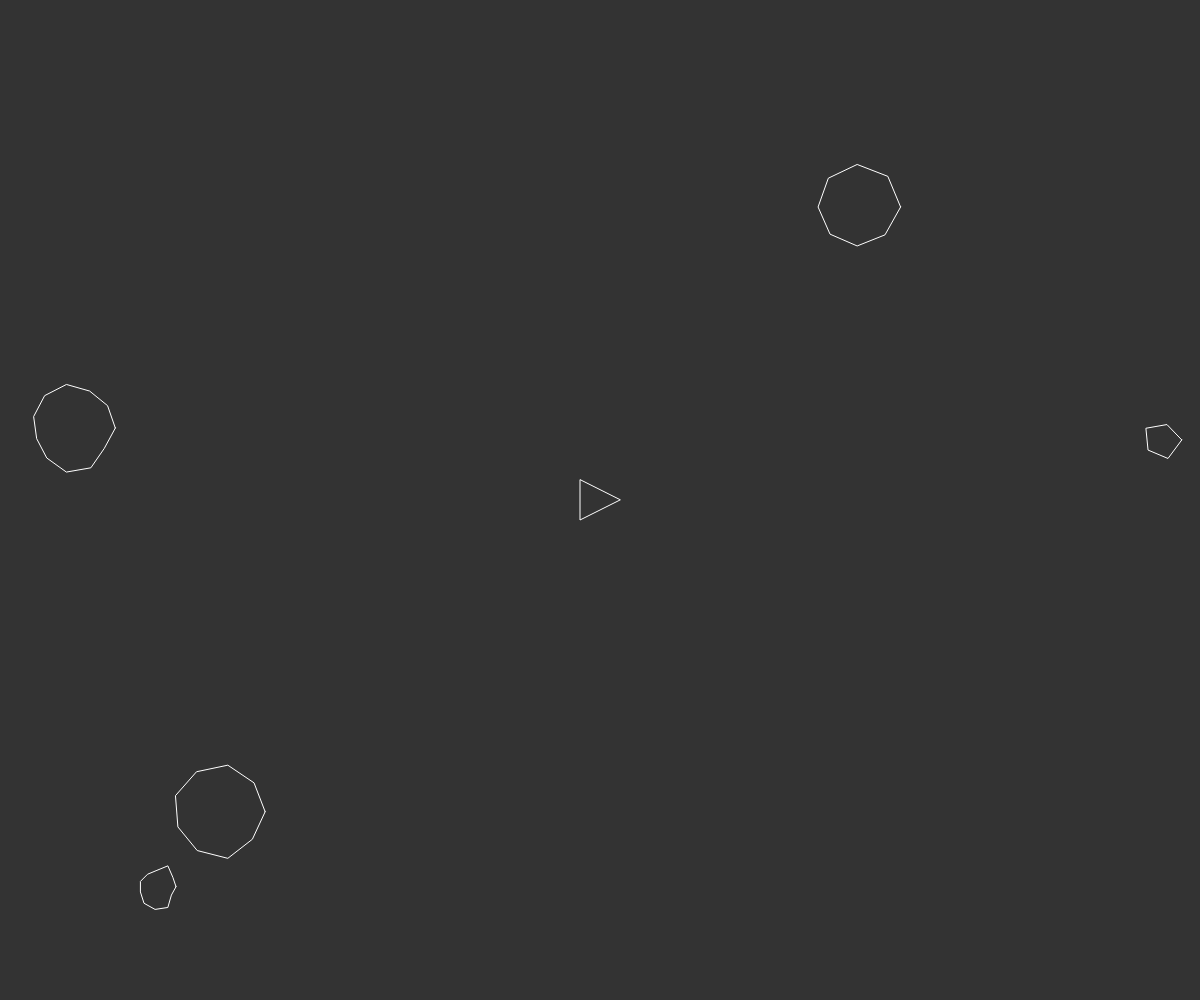
Frame 1 (no input)
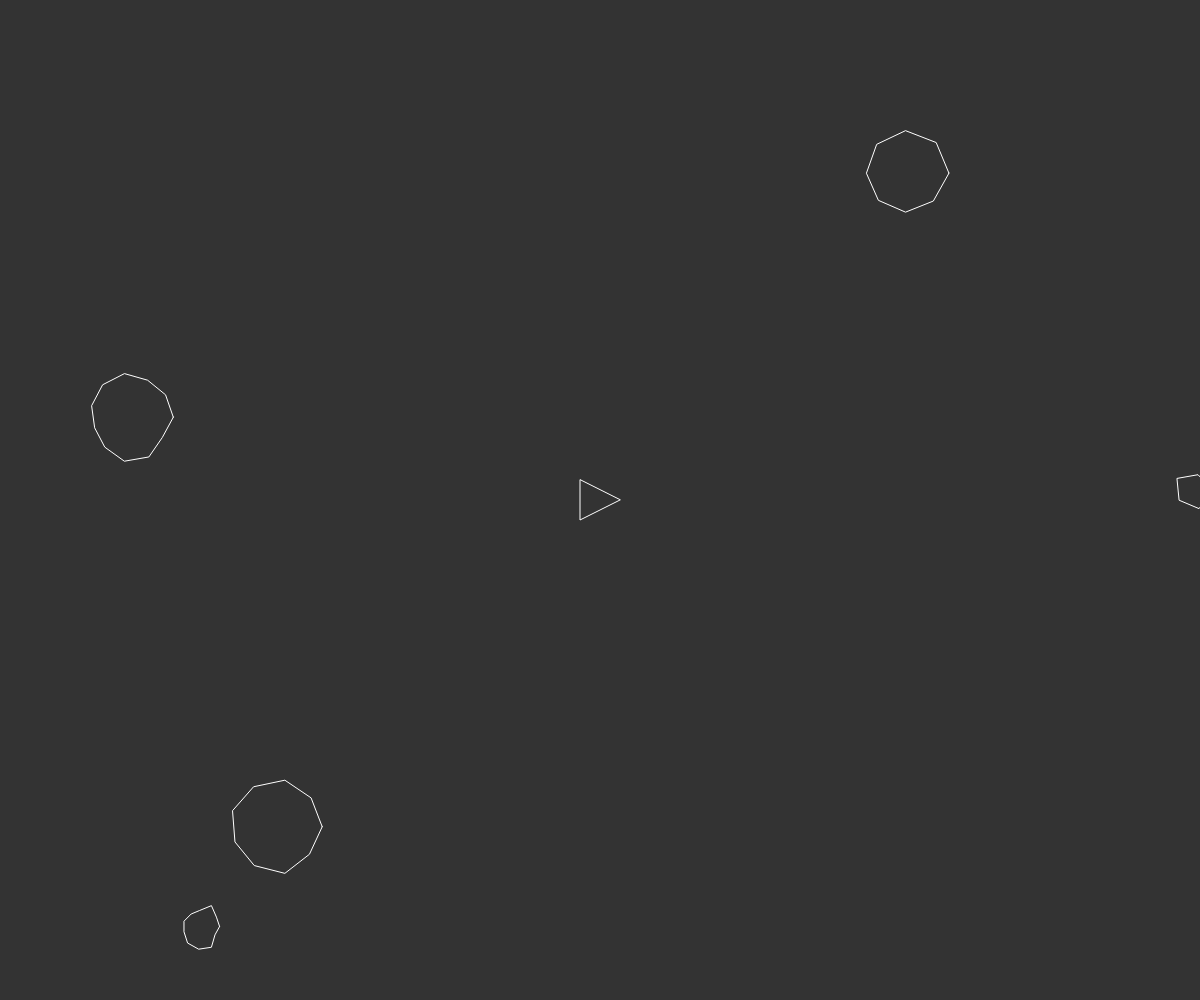
Frame 60 (no input)
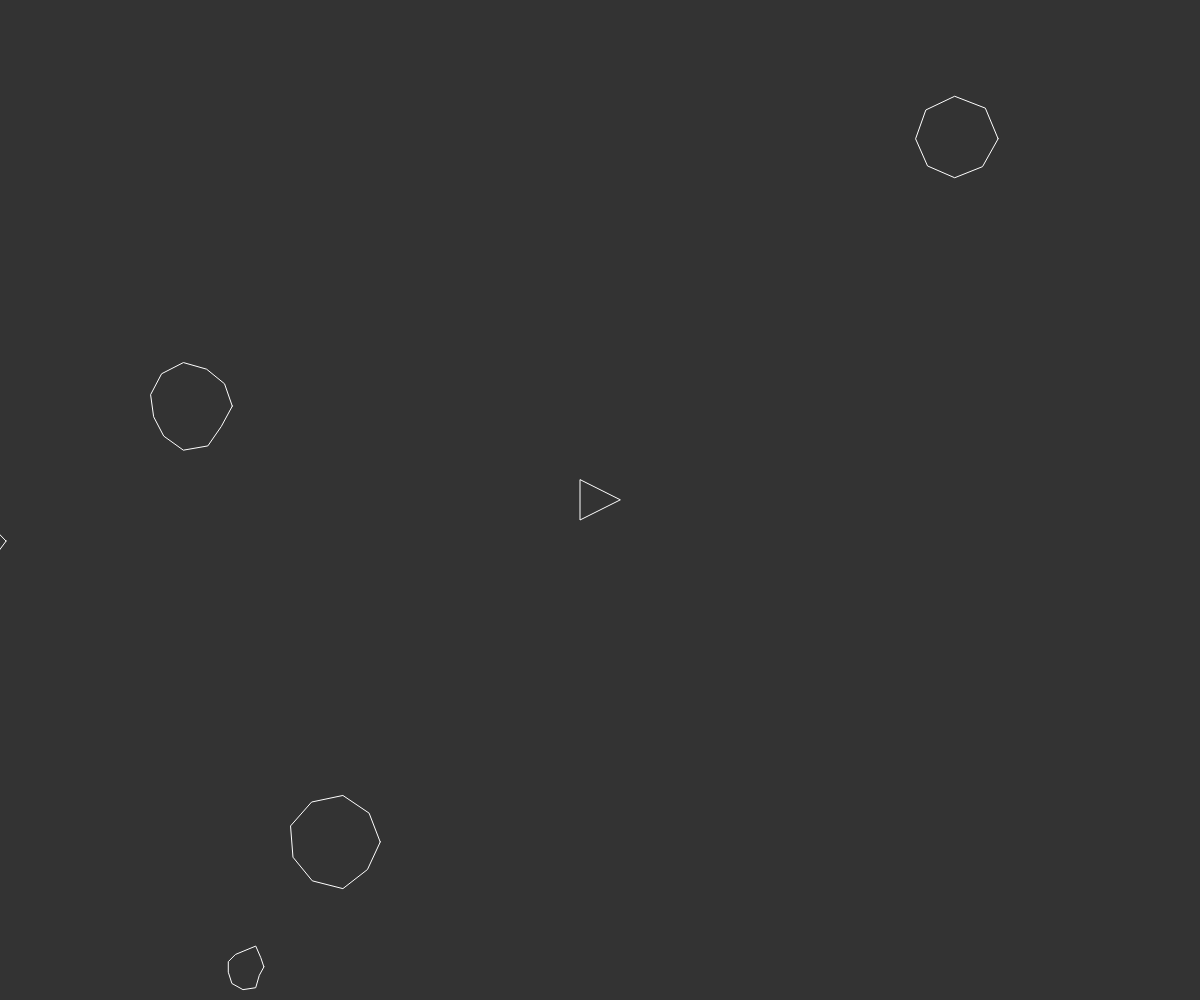
Frame 120 (the mouse pressed at the canvas centre since frame 60)

The p5.js sketch that drew these frames (run headless with seeded random() and noise() and a simulated clock; from frame 60 on, the mouse is pressed at the canvas centre):

// p5.js sketch
// ── sketch.js
let ship;
let asteroids = [];
let lasers = [];
let gameOver = false;

function setup() {
	createCanvas(windowWidth, windowHeight);
	ship = new Ship();
	for (let i = 0; i < 5; i++) {
		asteroids.push(new Asteroid());
	}
}

function draw() {
	background(51);

	asteroids.reverse().forEach(asteroid => {
		asteroid.show();
		asteroid.update();
		asteroid.edges();
	});

	lasers.reverse().forEach((laser, j) => {
		laser.show();
		laser.update();
		asteroids.forEach((asteroid, i) => {
			if (laser.hits(asteroid)) {
				if (asteroid.r > 15) {
					let newAsteroids = asteroid.breakApart();
					asteroids.splice(i, 1);
					lasers.splice(j, 1);
					asteroids = asteroids.concat(newAsteroids);
				} else {
					asteroids.splice(i, 1);
					lasers.splice(j, 1);
				}
			}
		});
		if (laser.isOffScreen) {
			lasers.splice(j, 1);
		}
	});


	ship.show();
	ship.turn();
	ship.update();
	ship.boost();
	ship.edges();

	if (asteroids.length === 0) {
		gameOver = true;
	}

	if (gameOver) {
		noLoop();
		push();
		textAlign(CENTER);
		textSize(64);
		fill(100, 200, 200);
		text('YOU WIN!!!', width/2, height/2);
		pop();
	}
}

function keyReleased() {
	ship.setRotation(0);
	ship.boosting(false);
}

function keyPressed() {
	switch (keyCode) {
		case RIGHT_ARROW:
			ship.setRotation(0.1);
			break;
		case LEFT_ARROW:
			ship.setRotation(-0.1);
			break;
		case UP_ARROW:
			ship.boosting(true);
			break;
		case 32:
			lasers.push(new Laser(ship.pos, ship.heading));
	}
}
// ── asteroid.js
class Asteroid {
	constructor(loc, r) {
		if (loc) {
			this.pos = loc.copy();
		} else {
			this.pos = createVector(random(width), random(height));
		}
		this.vel = p5.Vector.random2D();

		if (r) {
			this.r = r * 0.5;
		} else {
			this.r = floor(random(15, 50));
		}
		this.total = floor(random(5, 15));
		this.offset = [];
		for (let i = 0; i < this.total; i++) {
			this.offset[i] = random(-4, 4);
		}
	}

	show() {
		push();
		noFill();
		stroke(255);
		translate(this.pos.x, this.pos.y);
		beginShape();
		for (let i = 0; i < this.total; i++) {
			let angle = map(i, 0, this.total, 0, TWO_PI);
			let x = (this.r + this.offset[i]) * cos(angle);
			let y = (this.r + this.offset[i]) * sin(angle);
			vertex(x,y);
		}
		endShape(CLOSE);
		pop();
	}

	update() {
		this.pos.add(this.vel);
	}

	breakApart() {
		let a = [];
		a[0] = new Asteroid(this.pos, this.r);
		a[1] = new Asteroid(this.pos, this.r);
		return a;
	}

	edges() {
		if (this.pos.x > width + this.r) {
			this.pos.x = -this.r;
		} else if (this.pos.x < -this.r) {
			this.pos.x = width + this.r;
		}
		if (this.pos.y > height + this.r) {
			this.pos.y = -this.r;
		} else if (this.pos.y < -this.r) {
			this.pos.y = height + this.r;
		}
	}
}
// ── laser.js
class Laser {
	constructor(spos, heading) {
		this.pos = createVector(spos.x, spos.y);
		this.vel = p5.Vector.fromAngle(heading);
		this.vel.mult(5);
		this.isOffScreen = false;
	}

	show() {
		push();
		strokeWeight(4);
		stroke(255);
		point(this.pos.x, this.pos.y);
		pop();
	}

	update() {
		this.pos.add(this.vel);
		if (this.pos.x < 0 || this.pos.x > width || this.pos.y < 0 || this.pos.y > height) {
			this.isOffScreen = true;
		}
	}

	hits(target) {
		let d = dist(this.pos.x, this.pos.y, target.pos.x, target.pos.y);
		return (d < target.r);
	}
}
// ── ship.js
class Ship {
	constructor() {
		this.pos = createVector(width/2, height/2);
		this.vel = createVector();
		this.r = 20;
		this.heading = 0;
		this.rotation = 0;
		this.isBoosting = false;
	}

	show() {
		push();
		translate(this.pos.x, this.pos.y);
		rotate(this.heading + PI/2);
		fill(51);
		stroke(255);
		triangle(-this.r, this.r, this.r, this.r, 0, -this.r);
		pop();
	}

	update() {
		this.pos.add(this.vel);
		this.vel.mult(0.99);
	}

	edges() {
		if (this.pos.x > width + this.r) {
			this.pos.x = -this.r;
		} else if (this.pos.x < -this.r) {
			this.pos.x = width + this.r;
		}
		if (this.pos.y > height + this.r) {
			this.pos.y = -this.r;
		} else if (this.pos.y < -this.r) {
			this.pos.y = height + this.r;
		}
	}
 
	boosting(b) {
		this.isBoosting = b;
	}

	boost() {
		let force = p5.Vector.fromAngle(this.heading);
		force.mult(0.2);
		if (this.isBoosting) {
			this.vel.add(force);
		} else {
			return;
		}
		
	}

	setRotation(a) {
		this.rotation = a;
	}

	turn() {
		this.heading += this.rotation;
	}
}
